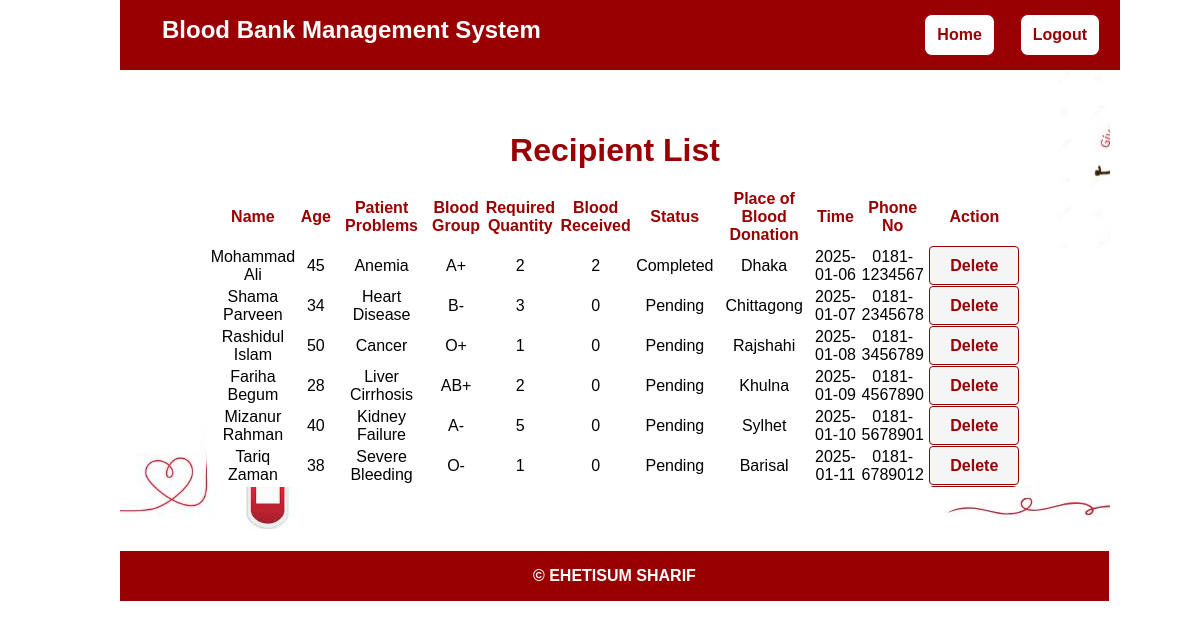
The page /Recipient.php (signed in) on the database its author committed.
### tables this page shows
CREATE TABLE `recipent_registration` (
  `id` int(50) NOT NULL,
  `name` varchar(50) DEFAULT NULL,
  `age` varchar(25) DEFAULT NULL,
  `problems` varchar(200) DEFAULT NULL,
  `bgroup` varchar(50) DEFAULT NULL,
  `quantity` int(25) DEFAULT NULL,
  `place` varchar(250) DEFAULT NULL,
  `time` varchar(50) DEFAULT NULL,
  `pno` varchar(50) DEFAULT NULL
);

### Recipient.php (the view, shortened to what this page needs)
<?php
include('connection.php');
?>
<!DOCTYPE html>
<html>
<head>
    <link rel="stylesheet" type="text/css" href="css/s1.css">
</head>
<body>
    <div id="full">
        <div id="inner_full">
            <div id="header">
                <h2 class="header-title">Blood Bank Management System</h2>
                <div class="header-right">
                    <a href="admin-home.php" class="home">Home</a>
                    <a href="logout.php" class="logout-button">Logout</a>
                </div>
            </div>
            <div id="body">
                <br>
                <h1 style="color: #980002;">Recipient List</h1><br>
                <div id="list">
                   <table>
                    <tr id="ttitle">
                        <td>Name</td>
                        <td>Age</td>
                        <td>Patient Problems</td>
                        <td>Blood Group</td>
                        <td>Required Quantity</td>
                        <td>Blood Received</td>
                        <td>Status</td>
                        <td>Place of Blood Donation</td>
                        <td>Time</td>
                        <td>Phone No</td>
                        <td>Action</td>
                    </tr>
                    <?php
                    try {
                        $q = $db->query("
                            SELECT rr.*,
                                COALESCE(SUM(dra.assigned_quantity), 0) AS blood_received
                            FROM recipent_registration rr
                            LEFT JOIN donor_recipient_assignment dra
                                ON rr.id = dra.recipient_id AND dra.status = 'completed'
                            GROUP BY rr.id
                        ");
                        while ($r1 = $q->fetch(PDO::FETCH_OBJ)) {
                            $status = ($r1->blood_received >= $r1->quantity) ? 'Completed' : 'Pending';
                            echo "<tr>
                                <td>{$r1->name}</td>
                                <td>{$r1->age}</td>
                                <td>{$r1->problems}</td>
                                <td>{$r1->bgroup}</td>
                                <td>{$r1->quantity}</td>
                                <td>{$r1->blood_received}</td>
                                <td>{$status}</td>
                                <td>{$r1->place}</td>
                                <td>{$r1->time}</td>
                                <td>{$r1->pno}</td>
                                <td><a href='delete_recipient.php?id={$r1->id}' onclick='return confirm(\"Are you sure you want to delete this recipient?\");'>Delete</a></td>
                            </tr>";
                        }
                    } catch (PDOException $e) {
                        echo "<tr><td colspan='11'>Error: " . $e->getMessage() . "</td></tr>";
                    }
                    ?>
                </table>
                </div>
            </div>
            <div id="footer">
                <h4 align="center">&copy; EHETISUM SHARIF</h4>
            </div>
        </div>
    </div>
</body>
</html>

### s1.css (style rules this page uses)
body, ul, li, h1, h2, p { margin: 0; padding: 0; }
#full { width: 100%; height: auto; margin: 0; padding: 0; font-family: Arial, sans-serif; background-color: white; }
#inner_full { width: 80%; margin: auto; background-color: white; }
#header { display: flex; width: 100%; height: 70px; background-color: #980002; color: white; line-height: 40px; justify-content: space-between; padding: 0 20px; }
#body { width: 100%; min-height: 430px; padding: 15px; text-align: center; display: flex; flex-direction: column; justify-content: center; align-items: center; background: url('../pic/blood c1.jpg'); }
#footer { width: 103%; height: 50px; background-color: #980002; color: white; text-align: center; line-height: 50px; }
.header-title { padding: 0px 12px; margin: 10px; font-size: 24px; color: white; }
.header-right { display: flex; gap: 25px; align-items: center; }
.logout-button { padding: 0px 12px; background-color: white; color: #980002; text-decoration: none; border-radius: 8px; font-weight: bold; border: 1px solid #980002; transition: 0.3s; }
.home { padding: 0px 12px; background-color: white; color: #980002; text-decoration: none; border-radius: 8px; font-weight: bold; border: 1px solid #980002; transition: 0.3s; }
#list { width: 85%; height: 300px; background-color: white; color: black; border-radius: 10px; overflow-y: auto; text-align: center; align-items: center; }
#ttitle { color: #980002; font-weight: bold; }
#list table td a { color: #980002; font-weight: bold; text-decoration: none; padding: 10px 20px; background-color: #f5f5f5; border: 1px solid #980002; border-radius: 4px; }

### Recipient.php (style rules this page uses)
td { width: 200px; height: 30px; }

### rows shown on the page
recipent_registration: name "Mohammad Ali", age "45", problems "Anemia", bgroup "A+", quantity "2", blood_received "2", status "Completed", place "Dhaka", time "2025-01-06", pno "0181-1234567"
recipent_registration: name "Shama Parveen", age "34", problems "Heart Disease", bgroup "B-", quantity "3", blood_received "0", status "Pending", place "Chittagong", time "2025-01-07", pno "0181-2345678"
recipent_registration: name "Rashidul Islam", age "50", problems "Cancer", bgroup "O+", quantity "1", blood_received "0", status "Pending", place "Rajshahi", time "2025-01-08", pno "0181-3456789"
recipent_registration: name "Fariha Begum", age "28", problems "Liver Cirrhosis", bgroup "AB+", quantity "2", blood_received "0", status "Pending", place "Khulna", time "2025-01-09", pno "0181-4567890"
recipent_registration: name "Mizanur Rahman", age "40", problems "Kidney Failure", bgroup "A-", quantity "5", blood_received "0", status "Pending", place "Sylhet", time "2025-01-10", pno "0181-5678901"
recipent_registration: name "Tariq Zaman", age "38", problems "Severe Bleeding", bgroup "O-", quantity "1", blood_received "0", status "Pending", place "Barisal", time "2025-01-11", pno "0181-6789012"
